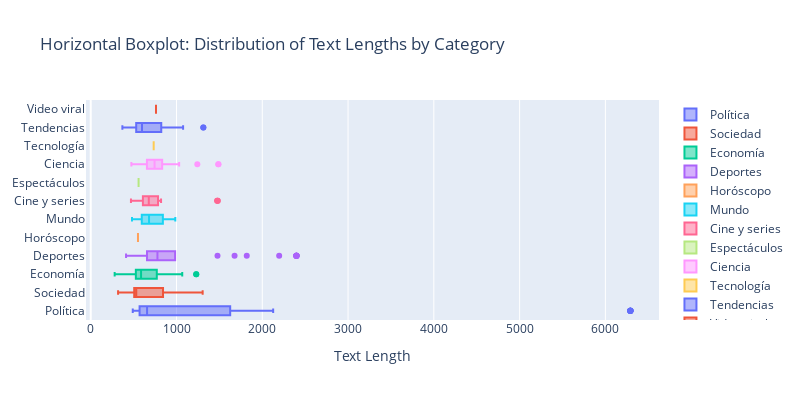
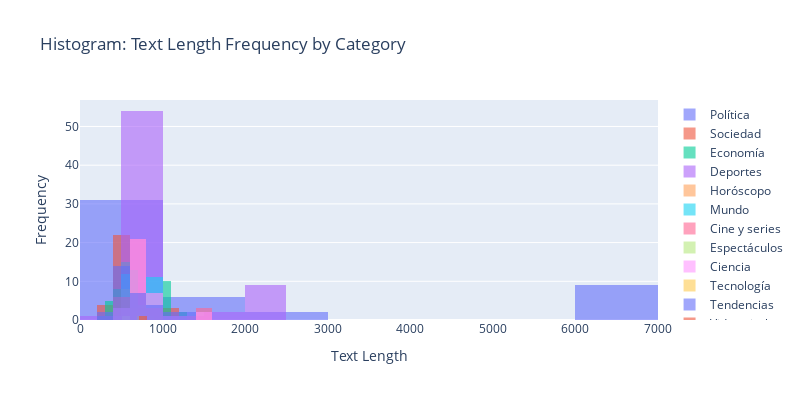

Write notebook code for charts like these, in order.
### Code cell
import plotly.graph_objects as go
import pandas as pd

# Calculamos las longitudes de texto para cada categoría
text_lens = {label: [len(t.split()) for t in df_all['body'][df_all['category'] == label]] 
             for label in df_all['category'].unique()}

# Crear un boxplot horizontal
boxplot_horizontal = go.Figure()

# Agregando los datos al boxplot
for label, lens in text_lens.items():
    boxplot_horizontal.add_trace(go.Box(x=lens, name=label, orientation='h'))

# Actualizar layout del boxplot horizontal
boxplot_horizontal.update_layout(height=400, width=800, title_text="Horizontal Boxplot: Distribution of Text Lengths by Category")
boxplot_horizontal.update_xaxes(title_text="Text Length")

# Mostrar el gráfico
boxplot_horizontal.show()

# Crear un boxplot
boxplot = go.Figure()
for label, lens in text_lens.items():
    boxplot.add_trace(go.Box(y=lens, name=label))

# Actualizar layout del boxplot
boxplot.update_layout(height=400, width=800, title_text="Boxplot: Distribution of Text Lengths by Category")
boxplot.update_yaxes(title_text="Text Length")

# Crear un histograma
histogram = go.Figure()
for label, lens in text_lens.items():
    histogram.add_trace(go.Histogram(x=lens, name=label, opacity=0.6))

# Actualizar layout del histograma
histogram.update_layout(barmode='overlay', height=400, width=800, title_text="Histogram: Text Length Frequency by Category")
histogram.update_xaxes(title_text="Text Length")
histogram.update_yaxes(title_text="Frequency")
histogram.show()

### Figure 1 — Plotly figure (JSON) as saved in the notebook; plotly's stock layout.template omitted (floating-point values rounded to 4 significant figures)
{"data": [{"name": "Política", "orientation": "h", "type": "box", "x": [657, 6291, 657, 6291, 657, 6291, 523, 490, 549, 577, 563, 490, 523, 2127, 557, 563, 490, 549, 6291, 577, 523, 509, 751, 2127, 1060, 657, 648, 1068, 1473, 1702, 808, 586, 863, 678, 1550, 1506, 581, 576, 657, 6291, 657, 6291, 657, 6291, 657, 6291, 657, 6291]}, {"name": "Sociedad", "orientation": "h", "type": "box", "x": [531, 509, 535, 365, 1154, 927, 512, 505, 1037, 953, 580, 943, 363, 860, 536, 319, 365, 871, 509, 452, 412, 967, 436, 481, 462, 1305, 826, 1013, 567, 606, 606, 692, 512, 531, 531, 531, 531, 531, 531, 531]}, {"name": "Economía", "orientation": "h", "type": "box", "x": [1067, 673, 587, 1067, 673, 587, 491, 1067, 692, 1230, 473, 535, 389, 542, 767, 399, 389, 316, 279, 587, 536, 542, 673, 780, 499, 1230, 860, 300, 1067, 572, 668, 535, 463, 491, 648, 466, 692, 476, 419, 1067, 673, 587, 1067, 673, 587, 1067, 673, 587, 1067, 673, 587, 1067, 673, 587, 1067, 673, 587]}, {"name": "Deportes", "orientation": "h", "type": "box", "x": [2398, 778, 656, 984, 2398, 778, 656, 949, 2398, 778, 656, 984, 2398, 778, 656, 949, 656, 632, 839, 595, 701, 590, 656, 839, 632, 595, 786, 1677, 949, 1478, 984, 1819, 674, 550, 572, 701, 742, 742, 590, 412, 541, 839, 2197, 570, 568, 509, 594, 595, 786, 851, 844, 2398, 778, 656, 984, 2398, 778, 656, 984, 2398, 778, 656, 984, 2398, 778, 656, 949]}, {"name": "Horóscopo", "orientation": "h", "type": "box", "x": [551, 551, 551, 551, 551, 551, 551, 551]}, {"name": "Mundo", "orientation": "h", "type": "box", "x": [841, 986, 841, 986, 841, 986, 841, 986, 841, 986, 841, 986, 588, 513, 657, 620, 841, 986, 609, 557, 739, 752, 513, 981, 556, 625, 657, 823, 620, 574, 550, 577, 703, 481, 620, 580, 718, 609, 557, 606, 602, 981, 586, 827, 633, 647, 552, 642, 841, 986, 841, 986]}, {"name": "Cine y series", "orientation": "h", "type": "box", "x": [611, 634, 753, 785, 1480, 808, 730, 677, 609, 587, 614, 549, 766, 650, 753, 609, 665, 553, 730, 1480, 469, 603, 527, 785, 695, 764, 606, 820, 791, 808, 506, 1473, 677]}, {"name": "Espectáculos", "orientation": "h", "type": "box", "x": [558]}, {"name": "Ciencia", "orientation": "h", "type": "box", "x": [1031, 879, 786, 771, 692, 734, 706, 744, 689, 833, 1488, 744, 582, 832, 771, 644, 734, 611, 833, 706, 858, 642, 1488, 722, 689, 786, 567, 914, 879, 750, 1243, 605, 626, 631, 474]}, {"name": "Tecnología", "orientation": "h", "type": "box", "x": [734]}, {"name": "Tendencias", "orientation": "h", "type": "box", "x": [916, 369, 520, 1077, 1313, 655, 584, 488, 597, 520, 879, 632, 517, 526, 882, 757, 1313, 552, 628, 724, 480, 672, 1077, 562, 543, 551, 397, 587, 844, 598, 600]}, {"name": "Video viral", "orientation": "h", "type": "box", "x": [761]}], "layout": {"height": 400, "title": {"text": "Horizontal Boxplot: Distribution of Text Lengths by Category"}, "width": 800, "xaxis": {"title": {"text": "Text Length"}}}}

### Figure 2 — Plotly figure (JSON) as saved in the notebook; plotly's stock layout.template omitted (floating-point values rounded to 4 significant figures)
{"data": [{"name": "Política", "opacity": 0.6, "type": "histogram", "x": [657, 6291, 657, 6291, 657, 6291, 523, 490, 549, 577, 563, 490, 523, 2127, 557, 563, 490, 549, 6291, 577, 523, 509, 751, 2127, 1060, 657, 648, 1068, 1473, 1702, 808, 586, 863, 678, 1550, 1506, 581, 576, 657, 6291, 657, 6291, 657, 6291, 657, 6291, 657, 6291]}, {"name": "Sociedad", "opacity": 0.6, "type": "histogram", "x": [531, 509, 535, 365, 1154, 927, 512, 505, 1037, 953, 580, 943, 363, 860, 536, 319, 365, 871, 509, 452, 412, 967, 436, 481, 462, 1305, 826, 1013, 567, 606, 606, 692, 512, 531, 531, 531, 531, 531, 531, 531]}, {"name": "Economía", "opacity": 0.6, "type": "histogram", "x": [1067, 673, 587, 1067, 673, 587, 491, 1067, 692, 1230, 473, 535, 389, 542, 767, 399, 389, 316, 279, 587, 536, 542, 673, 780, 499, 1230, 860, 300, 1067, 572, 668, 535, 463, 491, 648, 466, 692, 476, 419, 1067, 673, 587, 1067, 673, 587, 1067, 673, 587, 1067, 673, 587, 1067, 673, 587, 1067, 673, 587]}, {"name": "Deportes", "opacity": 0.6, "type": "histogram", "x": [2398, 778, 656, 984, 2398, 778, 656, 949, 2398, 778, 656, 984, 2398, 778, 656, 949, 656, 632, 839, 595, 701, 590, 656, 839, 632, 595, 786, 1677, 949, 1478, 984, 1819, 674, 550, 572, 701, 742, 742, 590, 412, 541, 839, 2197, 570, 568, 509, 594, 595, 786, 851, 844, 2398, 778, 656, 984, 2398, 778, 656, 984, 2398, 778, 656, 984, 2398, 778, 656, 949]}, {"name": "Horóscopo", "opacity": 0.6, "type": "histogram", "x": [551, 551, 551, 551, 551, 551, 551, 551]}, {"name": "Mundo", "opacity": 0.6, "type": "histogram", "x": [841, 986, 841, 986, 841, 986, 841, 986, 841, 986, 841, 986, 588, 513, 657, 620, 841, 986, 609, 557, 739, 752, 513, 981, 556, 625, 657, 823, 620, 574, 550, 577, 703, 481, 620, 580, 718, 609, 557, 606, 602, 981, 586, 827, 633, 647, 552, 642, 841, 986, 841, 986]}, {"name": "Cine y series", "opacity": 0.6, "type": "histogram", "x": [611, 634, 753, 785, 1480, 808, 730, 677, 609, 587, 614, 549, 766, 650, 753, 609, 665, 553, 730, 1480, 469, 603, 527, 785, 695, 764, 606, 820, 791, 808, 506, 1473, 677]}, {"name": "Espectáculos", "opacity": 0.6, "type": "histogram", "x": [558]}, {"name": "Ciencia", "opacity": 0.6, "type": "histogram", "x": [1031, 879, 786, 771, 692, 734, 706, 744, 689, 833, 1488, 744, 582, 832, 771, 644, 734, 611, 833, 706, 858, 642, 1488, 722, 689, 786, 567, 914, 879, 750, 1243, 605, 626, 631, 474]}, {"name": "Tecnología", "opacity": 0.6, "type": "histogram", "x": [734]}, {"name": "Tendencias", "opacity": 0.6, "type": "histogram", "x": [916, 369, 520, 1077, 1313, 655, 584, 488, 597, 520, 879, 632, 517, 526, 882, 757, 1313, 552, 628, 724, 480, 672, 1077, 562, 543, 551, 397, 587, 844, 598, 600]}, {"name": "Video viral", "opacity": 0.6, "type": "histogram", "x": [761]}], "layout": {"barmode": "overlay", "height": 400, "title": {"text": "Histogram: Text Length Frequency by Category"}, "width": 800, "xaxis": {"title": {"text": "Text Length"}}, "yaxis": {"title": {"text": "Frequency"}}}}
